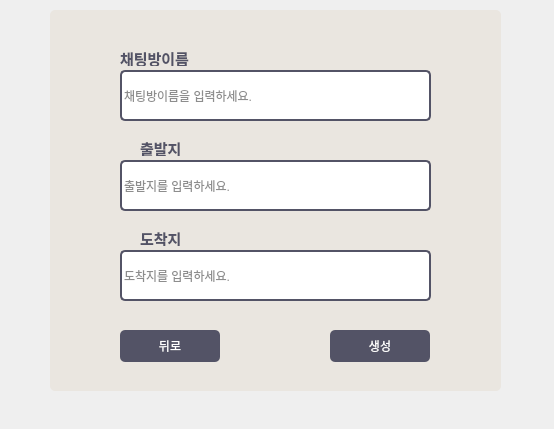
<?xml version="1.0" encoding="UTF-8"?>
<ui version="4.0">
 <class>SEWindow</class>
 <widget class="QMainWindow" name="SEWindow">
  <property name="geometry">
   <rect>
    <x>0</x>
    <y>0</y>
    <width>554</width>
    <height>429</height>
   </rect>
  </property>
  <property name="windowTitle">
   <string>MainWindow</string>
  </property>
  <widget class="QWidget" name="centralwidget">
   <widget class="QFrame" name="frame">
    <property name="geometry">
     <rect>
      <x>50</x>
      <y>10</y>
      <width>451</width>
      <height>381</height>
     </rect>
    </property>
    <property name="styleSheet">
     <string notr="true">Background: rgb(234, 230, 224);
border-radius: 5px;</string>
    </property>
    <property name="frameShape">
     <enum>QFrame::StyledPanel</enum>
    </property>
    <property name="frameShadow">
     <enum>QFrame::Raised</enum>
    </property>
    <widget class="QLabel" name="label">
     <property name="geometry">
      <rect>
       <x>60</x>
       <y>120</y>
       <width>40</width>
       <height>40</height>
      </rect>
     </property>
     <property name="text">
      <string/>
     </property>
     <property name="pixmap">
      <pixmap resource="Logo.qrc">:/image/pin.png</pixmap>
     </property>
     <property name="scaledContents">
      <bool>true</bool>
     </property>
    </widget>
    <widget class="QLineEdit" name="StartInput">
     <property name="geometry">
      <rect>
       <x>70</x>
       <y>150</y>
       <width>311</width>
       <height>51</height>
      </rect>
     </property>
     <property name="styleSheet">
      <string notr="true">background-color: #FFFFFF;
color: rgb(28, 28, 28);
border: 1.5px solid #535366;
border-radius: 5px; </string>
     </property>
     <property name="placeholderText">
      <string>출발지를 입력하세요.</string>
     </property>
    </widget>
    <widget class="QLabel" name="label_2">
     <property name="geometry">
      <rect>
       <x>90</x>
       <y>130</y>
       <width>58</width>
       <height>16</height>
      </rect>
     </property>
     <property name="styleSheet">
      <string notr="true">color: rgb(83, 83, 102);
font-size: 15px;
font-weight: bold;</string>
     </property>
     <property name="text">
      <string>출발지</string>
     </property>
    </widget>
    <widget class="QLabel" name="label_3">
     <property name="geometry">
      <rect>
       <x>60</x>
       <y>210</y>
       <width>40</width>
       <height>40</height>
      </rect>
     </property>
     <property name="text">
      <string/>
     </property>
     <property name="pixmap">
      <pixmap resource="Logo.qrc">:/image/pin.png</pixmap>
     </property>
     <property name="scaledContents">
      <bool>true</bool>
     </property>
    </widget>
    <widget class="QLineEdit" name="FinishInput">
     <property name="geometry">
      <rect>
       <x>70</x>
       <y>240</y>
       <width>311</width>
       <height>51</height>
      </rect>
     </property>
     <property name="styleSheet">
      <string notr="true">background-color: #FFFFFF;
color: rgb(28, 28, 28);
border: 1.5px solid #535366;
border-radius: 5px; </string>
     </property>
     <property name="placeholderText">
      <string>도착지를 입력하세요.</string>
     </property>
    </widget>
    <widget class="QLabel" name="label_4">
     <property name="geometry">
      <rect>
       <x>90</x>
       <y>220</y>
       <width>58</width>
       <height>16</height>
      </rect>
     </property>
     <property name="styleSheet">
      <string notr="true">color: rgb(83, 83, 102);
font-size: 15px;
font-weight: bold;</string>
     </property>
     <property name="text">
      <string>도착지</string>
     </property>
    </widget>
    <widget class="QPushButton" name="NewButton">
     <property name="geometry">
      <rect>
       <x>280</x>
       <y>320</y>
       <width>100</width>
       <height>32</height>
      </rect>
     </property>
     <property name="styleSheet">
      <string notr="true">QPushButton { 
    background-color: #535366; 
    color: white; 
    border-radius: 5px; 
    }
 QPushButton:hover { 
    background-color: #555; 
    }
  QPushButton:pressed { 
    background-color: #777; 
    }</string>
     </property>
     <property name="text">
      <string>생성</string>
     </property>
    </widget>
    <widget class="QPushButton" name="BackButton">
     <property name="geometry">
      <rect>
       <x>70</x>
       <y>320</y>
       <width>100</width>
       <height>32</height>
      </rect>
     </property>
     <property name="styleSheet">
      <string notr="true">QPushButton { 
    background-color: #535366; 
    color: white; 
    border-radius: 5px; 
    }
 QPushButton:hover { 
    background-color: #555; 
    }
  QPushButton:pressed { 
    background-color: #777; 
    }</string>
     </property>
     <property name="text">
      <string>뒤로</string>
     </property>
    </widget>
    <widget class="QLineEdit" name="ChatNameInput">
     <property name="geometry">
      <rect>
       <x>70</x>
       <y>60</y>
       <width>311</width>
       <height>51</height>
      </rect>
     </property>
     <property name="styleSheet">
      <string notr="true">background-color: #FFFFFF;
color: rgb(28, 28, 28);
border: 1.5px solid #535366;
border-radius: 5px; </string>
     </property>
     <property name="placeholderText">
      <string>채팅방이름을 입력하세요.</string>
     </property>
    </widget>
    <widget class="QLabel" name="label_5">
     <property name="geometry">
      <rect>
       <x>70</x>
       <y>40</y>
       <width>71</width>
       <height>16</height>
      </rect>
     </property>
     <property name="styleSheet">
      <string notr="true">color: rgb(83, 83, 102);
font-size: 15px;
font-weight: bold;</string>
     </property>
     <property name="text">
      <string>채팅방이름</string>
     </property>
    </widget>
   </widget>
  </widget>
 </widget>
 <resources>
  <include location="Logo.qrc"/>
 </resources>
 <connections/>
</ui>
